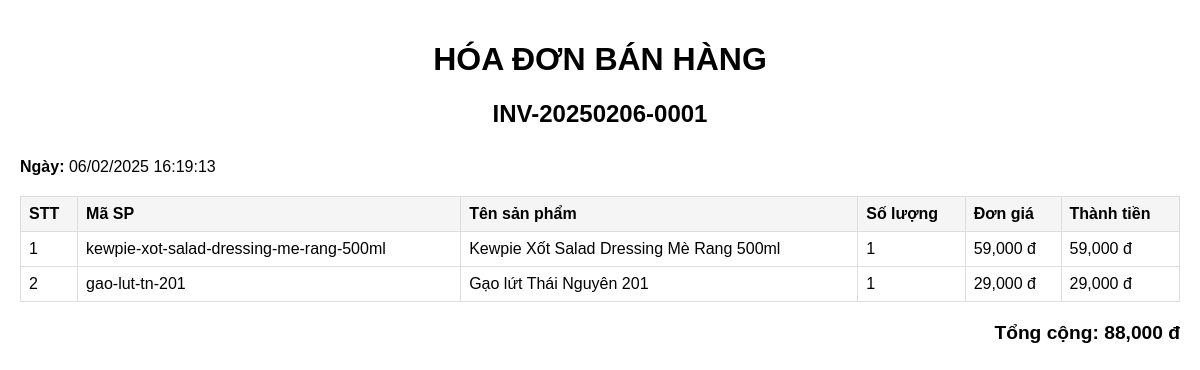
/invoices/print/1, run on the app's committed database.
### app/models.py (models this page shows)
class Invoice(Base):
    __tablename__ = "invoices"
    id = Column(Integer, primary_key=True, index=True)
    invoice_number = Column(String(50), unique=True, index=True)
    total_amount = Column(Float, default=0)
    created_at = Column(DateTime, default=datetime.utcnow)
    items = relationship("InvoiceItem", back_populates="invoice", lazy="selectin")

class InvoiceItem(Base):
    __tablename__ = "invoice_items"
    id = Column(Integer, primary_key=True, index=True)
    invoice_id = Column(Integer, ForeignKey("invoices.id"))
    product_id = Column(Integer, ForeignKey("products.id"))
    quantity = Column(Integer, nullable=False)
    unit_price = Column(Float, nullable=False)
    total_price = Column(Float, nullable=False)
    invoice = relationship("Invoice", back_populates="items")
    product = relationship("Product", back_populates="invoice_items")

class Product(Base):
    __tablename__ = "products"
    id = Column(Integer, primary_key=True, index=True)
    code = Column(String(50), unique=True, index=True, nullable=False)
    name = Column(String(200), index=True, nullable=False)
    price = Column(Float, nullable=False)
    quantity = Column(Integer, default=0)
    created_at = Column(DateTime, default=datetime.utcnow)
    updated_at = Column(DateTime, default=datetime.utcnow, onupdate=datetime.utcnow)
    inventory_records = relationship("InventoryRecord", back_populates="product")
    invoice_items = relationship("InvoiceItem", back_populates="product")

### app/routers/invoices.py (the view)
@router.get("/print/{invoice_id}", response_class=HTMLResponse)
async def print_invoice(
    invoice_id: int,
    db: AsyncSession = Depends(get_db)
):
    result = await db.execute(
        select(models.Invoice)
        .filter(models.Invoice.id == invoice_id)
        .options(
            selectinload(models.Invoice.items).selectinload(models.InvoiceItem.product)
        )
    )
    invoice = result.scalar_one_or_none()
    if invoice is None:
        raise HTTPException(status_code=404, detail="Invoice not found")
    template = env.get_template("invoice_template.html")
    return template.render(invoice=invoice)

### app/database.py (called while the page is built)
async def get_db():
    async with AsyncSessionLocal() as session:
        try:
            yield session
            await session.commit()
        except Exception:
            await session.rollback()
            raise
        finally:
            await session.close()

### app/templates/invoice_template.html (shortened to what this page needs)
<!DOCTYPE html>
<html>
<head>
</head>
<body>
    <div class="invoice-header">
        <h1>HÓA ĐƠN BÁN HÀNG</h1>
        <h2>{{ invoice.invoice_number }}</h2>
    </div>
    <div class="invoice-details">
        <p><strong>Ngày:</strong> {{ invoice.created_at.strftime('%d/%m/%Y %H:%M:%S') }}</p>
    </div>
    <table>
        <thead>
            <tr>
                <th>STT</th>
                <th>Mã SP</th>
                <th>Tên sản phẩm</th>
                <th>Số lượng</th>
                <th>Đơn giá</th>
                <th>Thành tiền</th>
            </tr>
        </thead>
        <tbody>
            {% for item in invoice.items %}
            <tr>
                <td>{{ loop.index }}</td>
                <td>{{ item.product.code }}</td>
                <td>{{ item.product.name }}</td>
                <td>{{ item.quantity }}</td>
                <td>{{ "{:,.0f}".format(item.unit_price) }} đ</td>
                <td>{{ "{:,.0f}".format(item.total_price) }} đ</td>
            </tr>
            {% endfor %}
        </tbody>
    </table>
    <div class="total">
        Tổng cộng: {{ "{:,.0f}".format(invoice.total_amount) }} đ
    </div>
</body>
</html>

### app/templates/invoice_template.html (style rules this page uses)
body { font-family: Arial, sans-serif; margin: 0; padding: 20px; }
.invoice-header { text-align: center; margin-bottom: 30px; }
.invoice-details { margin-bottom: 20px; }
table { width: 100%; border-collapse: collapse; margin-bottom: 20px; }
th, td { border: 1px solid #ddd; padding: 8px; text-align: left; }
th { background-color: #f5f5f5; }
.total { text-align: right; font-weight: bold; font-size: 1.2em; margin-top: 20px; }

### data on the page
Invoice: invoice_number "INV-20250206-0001", created_at "06/02/2025 16:19:13", total_amount "88,000"
InvoiceItem: product.code "kewpie-xot-salad-dressing-me-rang-500ml", product.name "Kewpie Xốt Salad Dressing Mè Rang 500ml", quantity "1", unit_price "59,000", total_price "59,000"
InvoiceItem: product.code "gao-lut-tn-201", product.name "Gạo lứt Thái Nguyên 201", quantity "1", unit_price "29,000", total_price "29,000"
